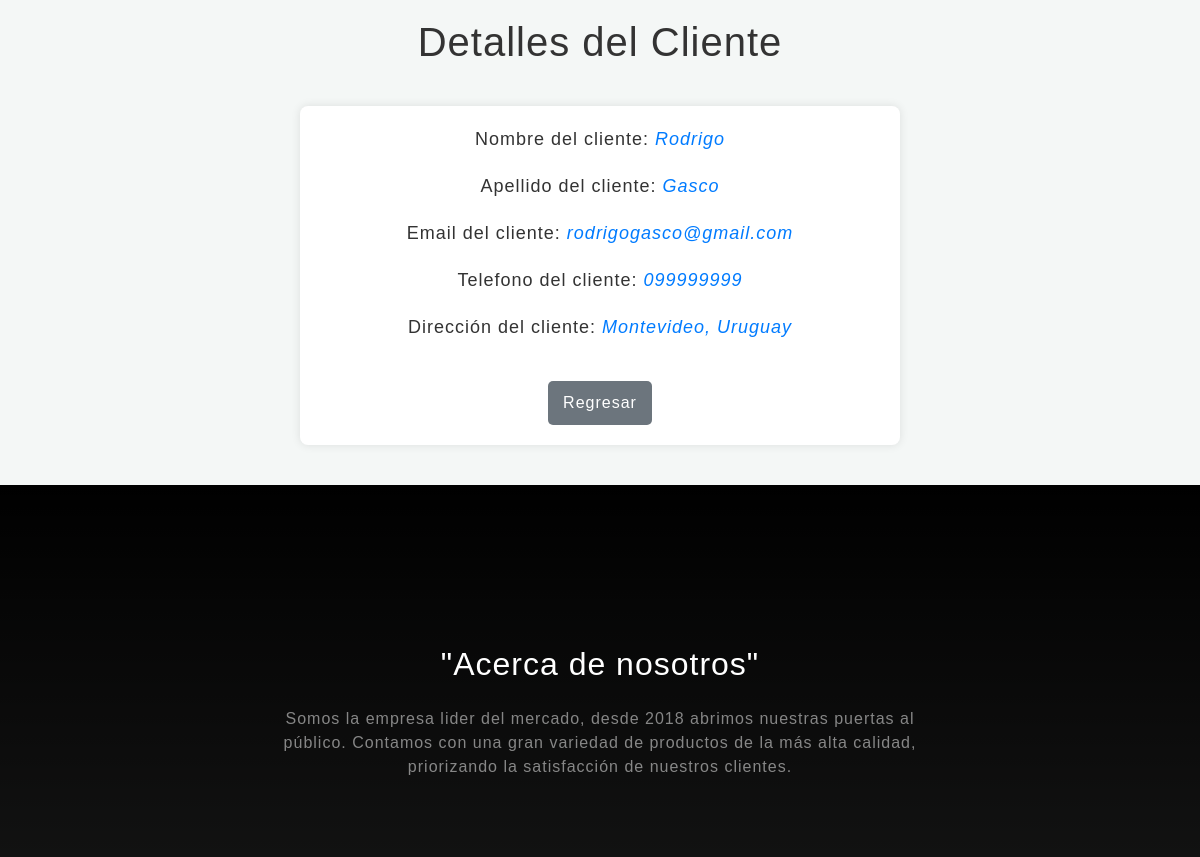
Before: /cliente/detalle/5/ (middle part) with the older database file.
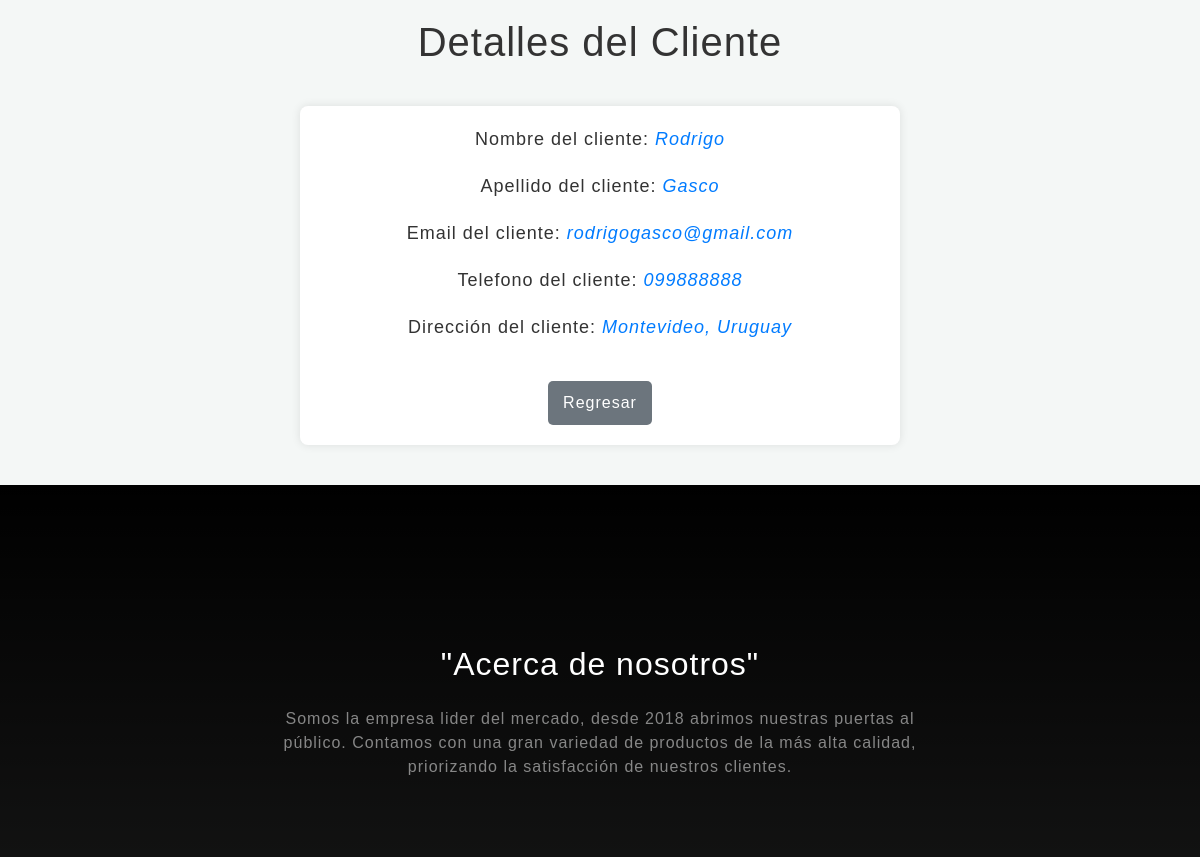
After: the same page with the newer database file.
### AppGasco/models.py (models this page shows, shortened)
class Cliente(models.Model):
    nombre_cliente = models.CharField(max_length=40)
    apellido = models.CharField(max_length=40)
    email = models.EmailField()
    telefono = models.CharField (max_length=20)
    direccion = models.TextField()

### AppGasco/views_clases.py (the view)
# urls.py: path('cliente/detalle/<int:pk>/', views_clases.ClienteDetalle.as_view(), name='Detail_Cliente'),
class ClienteDetalle(DetailView):
    model = Cliente
    template_name = "appgasco/Vistas_Clase_Cliente/cliente_detalle.html"

### AppGasco/templates/appgasco/Vistas_Clase_Cliente/cliente_detalle.html (shortened to what this page needs)
{% extends 'AppGasco/index.html' %}
{% load static %}
{% block main %}
<h1>Detalles del Cliente</h1>
<div class="cliente-details">
    <p>Nombre del cliente: <i>{{ cliente.nombre_cliente }}</i></p>
    <p>Apellido del cliente: <i>{{ cliente.apellido }}</i></p>
    <p>Email del cliente: <i>{{ cliente.email }}</i></p>
    <p>Telefono del cliente: <i>{{ cliente.telefono }}</i></p>
    <p>Dirección del cliente: <i>{{ cliente.direccion }}</i></p>
    <a href="{% url 'List_Cliente' %}" class="back-button">Regresar</a>
</div>
{% endblock main %}

Changed rows visible on the page:
changed Cliente "Rodrigo": telefono "099999999" → "099888888"
